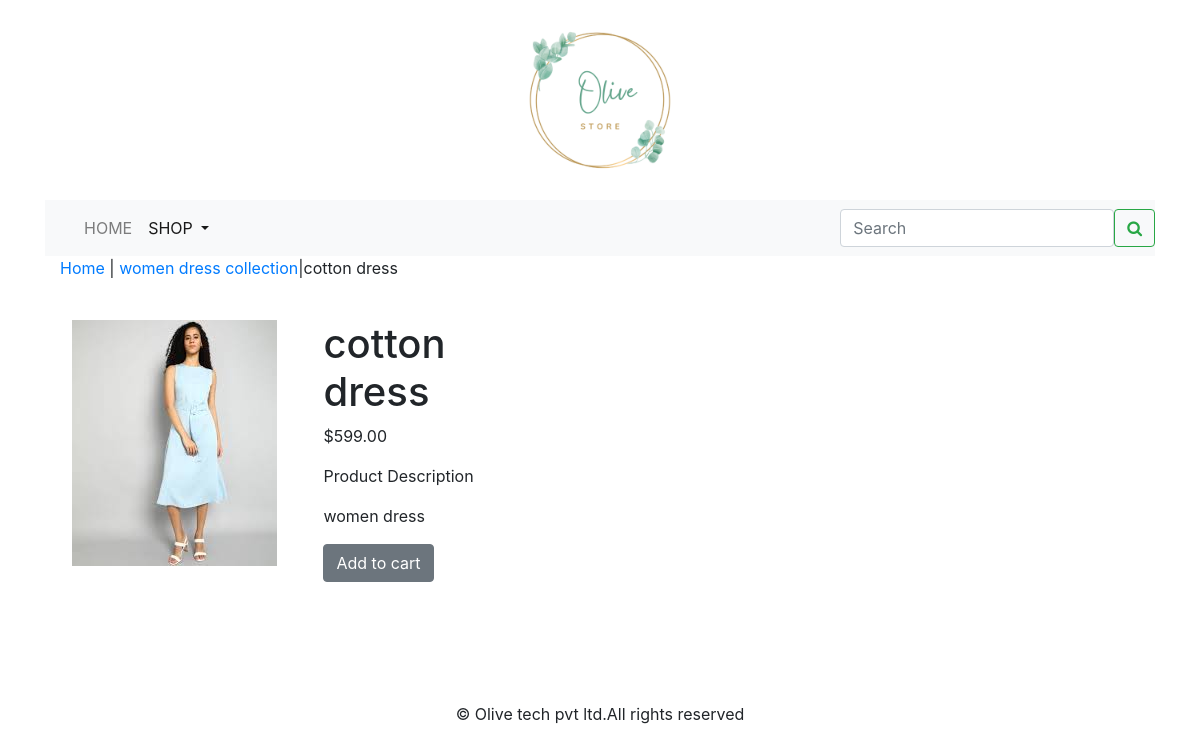
The app's page /shop/women/cotton-dress with its own data.
### shop/models.py (models this page shows, shortened)
class Product(models.Model):
    name=models.CharField(max_length=250,unique=True)
    slug=models.SlugField(max_length=250,unique=True)
    description=models.TextField(blank=True)
    price=models.DecimalField(max_digits=10,decimal_places=2)
    category=models.ForeignKey(Category,on_delete=models.CASCADE)
    image=models.ImageField(upload_to='product', blank=True)
    stock=models.IntegerField()
    available=models.BooleanField(default=True)
    created=models.DateTimeField(auto_now_add=True)
    updated=models.DateTimeField(auto_now=True)
    class Meta:
        ordering = ('name',)
        verbose_name = 'product'
        verbose_name_plural = 'products'

class Category(models.Model):
    name=models.CharField(max_length=250,unique=True)
    slug=models.SlugField(max_length=250,unique=True)
    description=models.TextField(blank=True)
    image=models.ImageField(upload_to='category',blank=True)
    class Meta:
        ordering=('name',)
        verbose_name='category'
        verbose_name_plural='categories'
    def get_url(self):
        return reverse('shop:product_by_category',args=[self.slug])
    def __str__(self):
        return '{}'.format(self.name)

### shop/views.py (the view)
# urls.py: path('<slug:c_slug>/<slug:product_slug>',views.proDetail,name='prodCatdetail')
def proDetail(request, c_slug, product_slug):
    try:
        product = Product.objects.get(category__slug=c_slug, slug=product_slug)
    except Exception as e:
        raise e
    return render(request, 'product.html', {'product': product})

### cart/context_processors.py (called while the page is built)
def counter(request):
    item_count=0
    if 'admin' in request.path:
        return {}
    else:
        try:
            cart=Cart.objects.filter(cart_id=_cart_id(request))
            car_item=CartItem.objects.all().filter(cart=cart[:1])
            for cart_item in car_item:
                item_count += cart_item.quantity
        except Cart.DoesNotExist:
            item_count=0
    return dict(item_count=item_count)

### cart/views.py (called while the page is built)
def _cart_id(request):
    cart=request.session.session_key
    if not cart:
        cart=request.session.create()
    return cart

### shop/context_processors.py (called while the page is built)
def menu_links(request):
    links=Category.objects.all()
    return dict(links=links)

### templates/product.html (shortened to what this page needs)
{% extends 'base.html' %}
{% load static %}
{% block content %}
<div class="row my_prod_row_class">
    <div class="mx_auto">
        <p> <a href="{% url 'shop:allProdCat' %}" style=" padding-left:30px; padding-right:0;"> Home</a> | <a href="{{product.category.get_url}}">{{product.category}}</a>|{{product.name}}</p>
    </div>
    <div class="container"><br>
</div>
<div class="row">
    <div class="col-12 col-sm-12 col-md-12 col-lg-6 text-center">
        <div style="min-width:18rem">
            <img src="{{product.image.url}}" alt="{{product.name}}">
        </div>
    </div>
        <div class="col-12 col-sm-12 col-md-12 col-lg-4">
            <div>
            <h1 class="my_prod_title"> {{product.name}}</h1>
            <p>${{product.price}}</p>
            <p class="my_title" >Product Description</p>
            <p class="text-justify my_prod_text">{{product.description}}</p>
            {% if product.stock <= 0 %}
            <p class="text-justify my_prod_text"><b>Out of stock</b></p>
            {% else %}
            <a class="btn btn-secondary btn_text" href="{% url 'cart:add_cart' product.id %}">Add to cart</a><br><br><br><br><br><br>
            {% endif %}
        </div>
    </div>
</div>
</div>
{% endblock %}

### records on screen
Product: category "women dress collection", name "cotton dress", image (picture), price "599.00", description "women dress"
